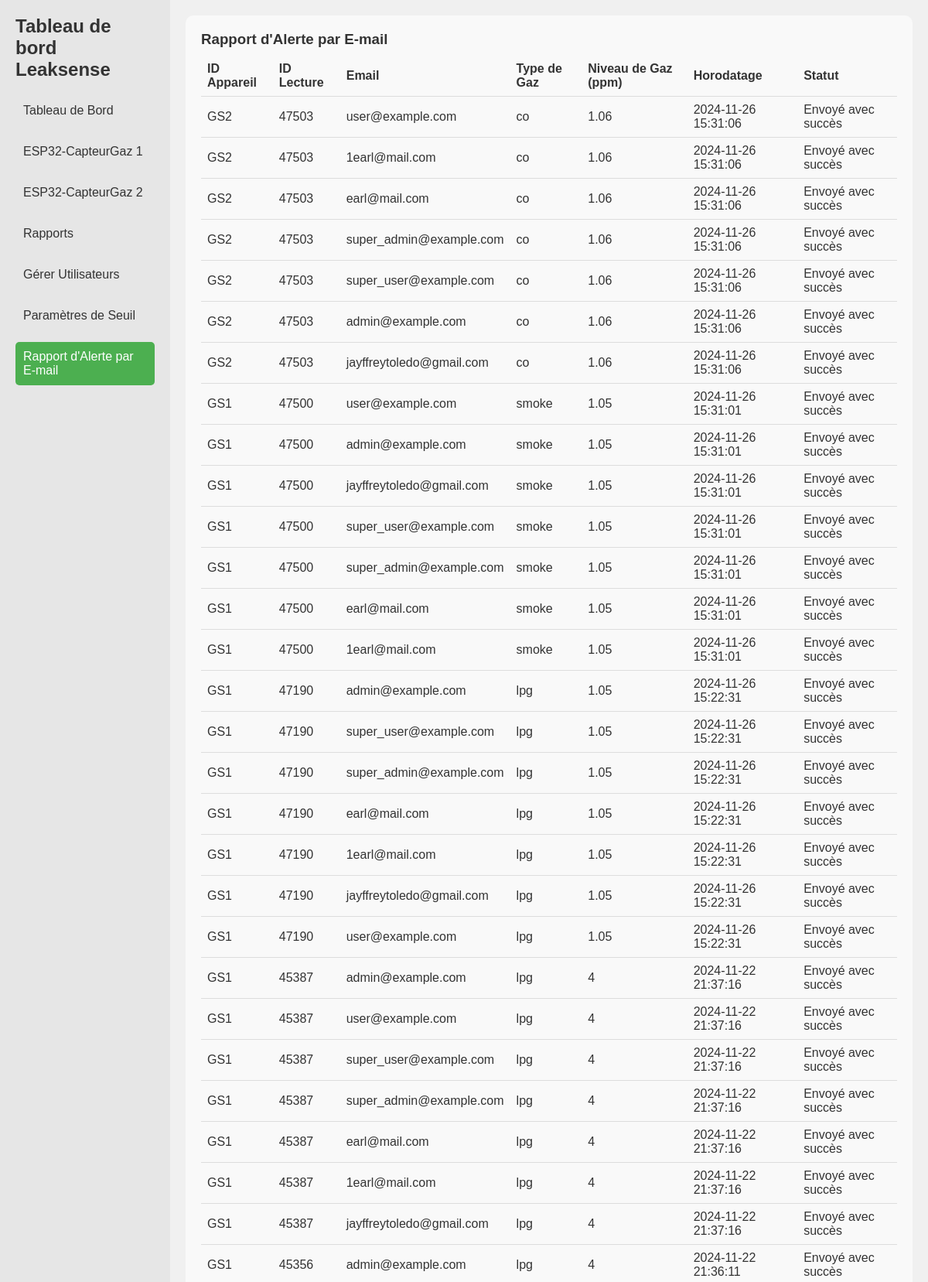
The page /dashboard/email_alert_report_fr.php (signed in, upper part) on the database its author committed.
### tables this page shows
CREATE TABLE `alert` (
  `alertID` int(11) NOT NULL,
  `deviceID` varchar(11) DEFAULT NULL,
  `readingID` int(11) DEFAULT NULL,
  `email` varchar(100) NOT NULL,
  `gastype` varchar(20) NOT NULL,
  `gaslevel` float NOT NULL,
  `thresholdlevel` int(11) NOT NULL,
  `timestamp` timestamp NOT NULL DEFAULT current_timestamp(),
  `status` tinyint(1) NOT NULL DEFAULT 0
);

### dashboard/email_alert_report_fr.php (the view, shortened to what this page needs)
<?php
include '../db_connection.php';
$query = "
    SELECT
        deviceID,
        readingID,
        email,
        gastype,
        gaslevel,
        timestamp,
        status
    FROM
        alert
    ORDER BY
        timestamp DESC
";
$stmt = $pdo->prepare($query);
$stmt->execute();
$email_alert_reports = $stmt->fetchAll(PDO::FETCH_ASSOC);
?>
<!DOCTYPE html>
<html lang="fr">
<head>
</head>
<body class="light">
    <div class="dashboard-container">
        <aside class="sidebar">
            <div>
                <h2>Tableau de bord Leaksense</h2>
                <nav>
                    <ul>
                        <li><a href="dashboard_fr.php">Tableau de Bord</a></li>
                        <li><a href="gs1_fr.php">ESP32-CapteurGaz 1</a></li>
                        <li><a href="gs2_fr.php">ESP32-CapteurGaz 2</a></li>
                        <li><a href="Reports.php">Rapports</a></li>
                        <?php if ($_SESSION['userrole'] !== 'user'): ?>
                            <li><a href="manage_user_fr.php">Gérer Utilisateurs</a></li>
                            <li><a href="Threshold_fr.php">Paramètres de Seuil</a></li>
                            <li><a href="email_alert_report_fr.php" class="active">Rapport d'Alerte par E-mail</a></li>
                        <?php endif; ?>
                    </ul>
                </nav>
            </div>
        </aside>
        <main class="main-dashboard">
            <div class="table-container">
                <h3>Rapport d'Alerte par E-mail</h3>
                <table>
                    <thead>
                        <tr>
                            <th>ID Appareil</th>
                            <th>ID Lecture</th>
                            <th>Email</th>
                            <th>Type de Gaz</th>
                            <th>Niveau de Gaz (ppm)</th>
                            <th>Horodatage</th>
                            <th>Statut</th>
                        </tr>
                    </thead>
                    <tbody>
                        <?php foreach ($email_alert_reports as $report): ?>
                            <tr>
                                <td><?php echo htmlspecialchars($report['deviceID']); ?></td>
                                <td><?php echo htmlspecialchars($report['readingID']); ?></td>
                                <td><?php echo htmlspecialchars($report['email']); ?></td>
                                <td><?php echo htmlspecialchars($report['gastype']); ?></td>
                                <td><?php echo htmlspecialchars($report['gaslevel']); ?></td>
                                <td><?php echo htmlspecialchars($report['timestamp']); ?></td>
                                <td><?php echo htmlspecialchars($report['status'] == 1 ? 'Envoyé avec succès' : 'Échec'); ?></td>
                            </tr>
                        <?php endforeach; ?>
                    </tbody>
                </table>
            </div>
        </main>
    </div>
</body>
</html>

### dashboard/email_alert_report_fr.php (style rules this page uses)
* { margin: 0; padding: 0; box-sizing: border-box; }
body { font-family: Arial, sans-serif; display: flex; transition: background-color 0.3s, color 0.3s; }
body.light { background-color: #f0f0f0; color: #333; }
body.light .sidebar { background-color: #e6e6e6; color: #333; }
body.light .sidebar h2, body.light .sidebar a { color: #333; }
body.light .sidebar a.active, body.light .sidebar a:hover { background-color: #4CAF50; color: #fff; }
body.light .table-container { background: #f9f9f9; }
.dashboard-container { display: flex; height: 100vh; width: 100%; }
.sidebar { width: 220px; padding: 20px; display: flex; flex-direction: column; justify-content: space-between; }
.sidebar h2 { font-size: 1.5em; margin-bottom: 20px; }
.sidebar ul { list-style: none; padding-left: 0; }
.sidebar li { margin-bottom: 15px; }
.sidebar a { text-decoration: none; font-size: 1em; display: block; padding: 10px; border-radius: 5px; transition: background-color 0.2s; }
.main-dashboard { flex: 1; padding: 20px; overflow-y: auto; }
.table-container { padding: 20px; border-radius: 10px; }
table { width: 100%; color: inherit; margin-top: 10px; border-collapse: collapse; }
table th, table td { padding: 8px; text-align: left; border-bottom: 1px solid #ddd; }

### rows shown on the page
alert: deviceID "GS2", readingID "47503", email "user@example.com", gastype "co", gaslevel "1.06", timestamp "2024-11-26 15:31:06", status "Envoyé avec succès"
alert: deviceID "GS2", readingID "47503", email "1earl@mail.com", gastype "co", gaslevel "1.06", timestamp "2024-11-26 15:31:06", status "Envoyé avec succès"
alert: deviceID "GS2", readingID "47503", email "earl@mail.com", gastype "co", gaslevel "1.06", timestamp "2024-11-26 15:31:06", status "Envoyé avec succès"
alert: deviceID "GS2", readingID "47503", email "super_admin@example.com", gastype "co", gaslevel "1.06", timestamp "2024-11-26 15:31:06", status "Envoyé avec succès"
alert: deviceID "GS2", readingID "47503", email "super_user@example.com", gastype "co", gaslevel "1.06", timestamp "2024-11-26 15:31:06", status "Envoyé avec succès"
alert: deviceID "GS2", readingID "47503", email "admin@example.com", gastype "co", gaslevel "1.06", timestamp "2024-11-26 15:31:06", status "Envoyé avec succès"
alert: deviceID "GS2", readingID "47503", email "jayffreytoledo@gmail.com", gastype "co", gaslevel "1.06", timestamp "2024-11-26 15:31:06", status "Envoyé avec succès"
alert: deviceID "GS1", readingID "47500", email "user@example.com", gastype "smoke", gaslevel "1.05", timestamp "2024-11-26 15:31:01", status "Envoyé avec succès"
alert: deviceID "GS1", readingID "47500", email "admin@example.com", gastype "smoke", gaslevel "1.05", timestamp "2024-11-26 15:31:01", status "Envoyé avec succès"
alert: deviceID "GS1", readingID "47500", email "jayffreytoledo@gmail.com", gastype "smoke", gaslevel "1.05", timestamp "2024-11-26 15:31:01", status "Envoyé avec succès"
alert: deviceID "GS1", readingID "47500", email "super_user@example.com", gastype "smoke", gaslevel "1.05", timestamp "2024-11-26 15:31:01", status "Envoyé avec succès"
alert: deviceID "GS1", readingID "47500", email "super_admin@example.com", gastype "smoke", gaslevel "1.05", timestamp "2024-11-26 15:31:01", status "Envoyé avec succès"
alert: deviceID "GS1", readingID "47500", email "earl@mail.com", gastype "smoke", gaslevel "1.05", timestamp "2024-11-26 15:31:01", status "Envoyé avec succès"
alert: deviceID "GS1", readingID "47500", email "1earl@mail.com", gastype "smoke", gaslevel "1.05", timestamp "2024-11-26 15:31:01", status "Envoyé avec succès"
alert: deviceID "GS1", readingID "47190", email "admin@example.com", gastype "lpg", gaslevel "1.05", timestamp "2024-11-26 15:22:31", status "Envoyé avec succès"
alert: deviceID "GS1", readingID "47190", email "super_user@example.com", gastype "lpg", gaslevel "1.05", timestamp "2024-11-26 15:22:31", status "Envoyé avec succès"
alert: deviceID "GS1", readingID "47190", email "super_admin@example.com", gastype "lpg", gaslevel "1.05", timestamp "2024-11-26 15:22:31", status "Envoyé avec succès"
alert: deviceID "GS1", readingID "47190", email "earl@mail.com", gastype "lpg", gaslevel "1.05", timestamp "2024-11-26 15:22:31", status "Envoyé avec succès"
alert: deviceID "GS1", readingID "47190", email "1earl@mail.com", gastype "lpg", gaslevel "1.05", timestamp "2024-11-26 15:22:31", status "Envoyé avec succès"
alert: deviceID "GS1", readingID "47190", email "jayffreytoledo@gmail.com", gastype "lpg", gaslevel "1.05", timestamp "2024-11-26 15:22:31", status "Envoyé avec succès"
alert: deviceID "GS1", readingID "47190", email "user@example.com", gastype "lpg", gaslevel "1.05", timestamp "2024-11-26 15:22:31", status "Envoyé avec succès"
alert: deviceID "GS1", readingID "45387", email "admin@example.com", gastype "lpg", gaslevel "4", timestamp "2024-11-22 21:37:16", status "Envoyé avec succès"
alert: deviceID "GS1", readingID "45387", email "user@example.com", gastype "lpg", gaslevel "4", timestamp "2024-11-22 21:37:16", status "Envoyé avec succès"
alert: deviceID "GS1", readingID "45387", email "super_user@example.com", gastype "lpg", gaslevel "4", timestamp "2024-11-22 21:37:16", status "Envoyé avec succès"
alert: deviceID "GS1", readingID "45387", email "super_admin@example.com", gastype "lpg", gaslevel "4", timestamp "2024-11-22 21:37:16", status "Envoyé avec succès"
alert: deviceID "GS1", readingID "45387", email "earl@mail.com", gastype "lpg", gaslevel "4", timestamp "2024-11-22 21:37:16", status "Envoyé avec succès"
alert: deviceID "GS1", readingID "45387", email "1earl@mail.com", gastype "lpg", gaslevel "4", timestamp "2024-11-22 21:37:16", status "Envoyé avec succès"
alert: deviceID "GS1", readingID "45387", email "jayffreytoledo@gmail.com", gastype "lpg", gaslevel "4", timestamp "2024-11-22 21:37:16", status "Envoyé avec succès"
alert: deviceID "GS1", readingID "45356", email "admin@example.com", gastype "lpg", gaslevel "4", timestamp "2024-11-22 21:36:11", status "Envoyé avec succès"
